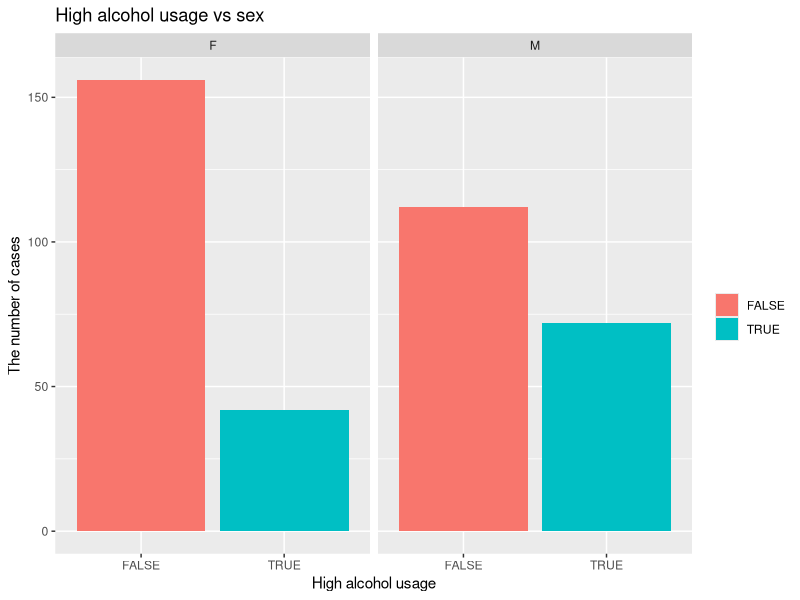
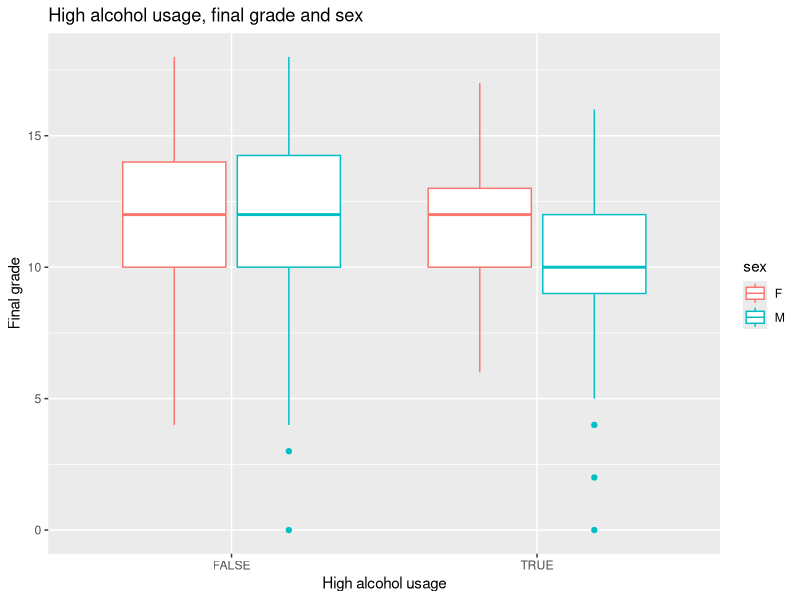
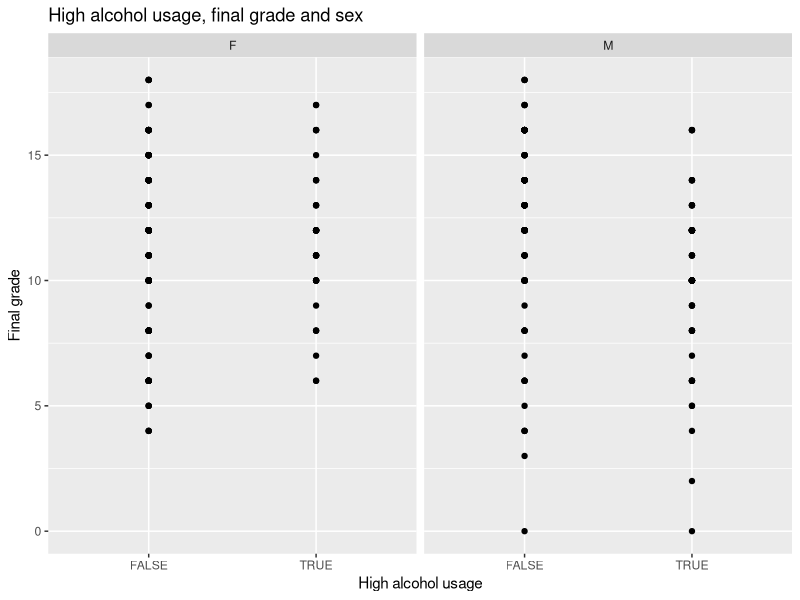
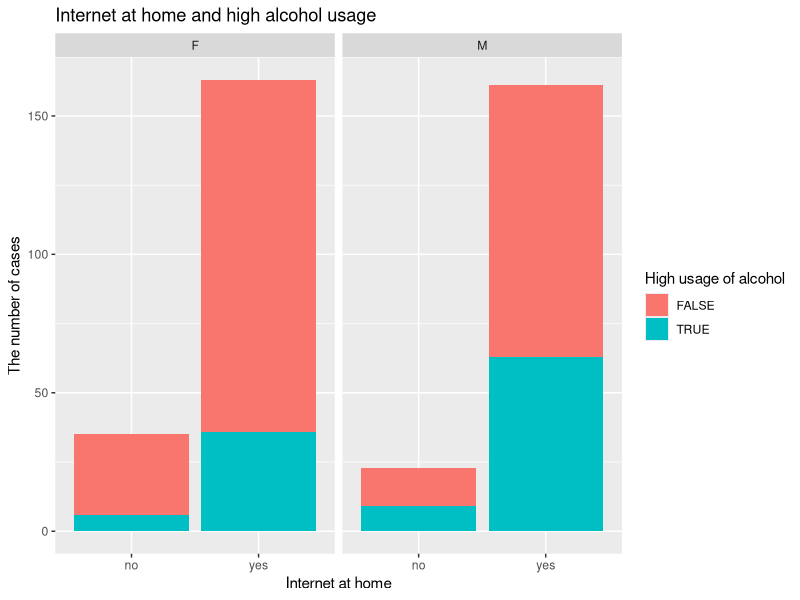
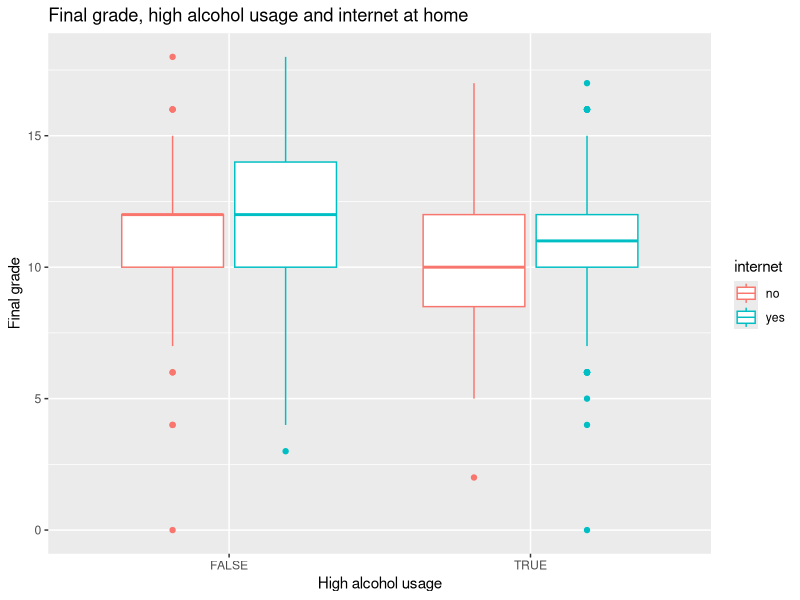
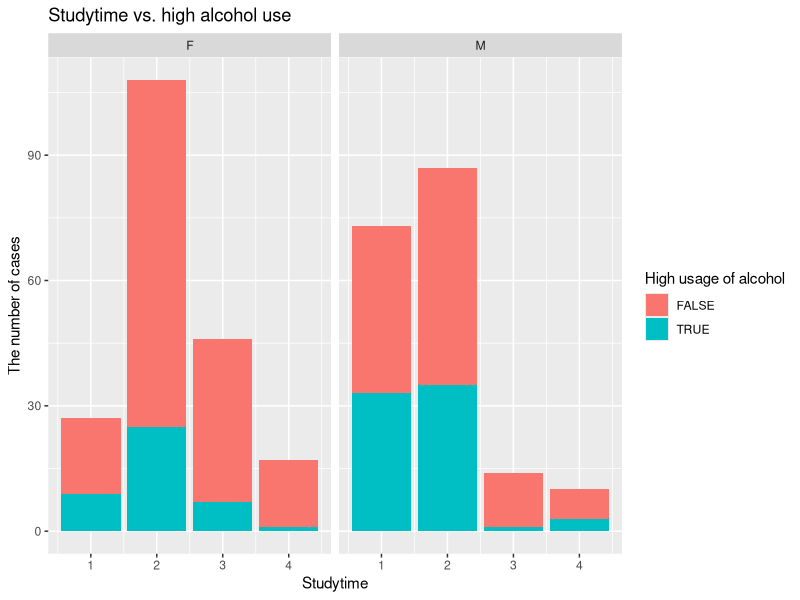

These figures' R source, in order:
## ---- chunk 1
### Install the packages which are needed
### install.packages("ggplot2")
library(ggplot2)

### install.packages("GGally")
library(GGally)
## ---- chunk 2
### Load in the dplyr library that has many usefule functions for data wrangling
library(dplyr)
## ---- chunk 3

alc <- read.table("data/alc_mod.csv", header= TRUE, sep=",")
alc_orig <- alc
## ---- chunk 4
colnames(alc)
dim(alc)
### str(alc)
## ---- chunk 5
head(alc, 0) %>% str()
## ---- chunk 6
alc1 <- alc %>% group_by(sex, high_use) %>% summarise(count = n(), mean_grade= mean(G3))
alc1
## ---- chunk 7
ggplot(alc_orig, aes(x= high_use, fill=high_use)) + geom_bar() + facet_grid(. ~ sex) + ggtitle("High alcohol usage vs sex") + ylab("The number of cases") + xlab("High alcohol usage") + guides(fill=guide_legend(title=""))
## ---- chunk 8
# initialize a plot of high_use and G3
g1 <- ggplot(alc, aes(x = high_use, y = G3, col=sex))

# define the plot as a boxplot and draw it
g1 + geom_boxplot() + ylab("Final grade") + xlab("High alcohol usage") + ggtitle("High alcohol usage, final grade and sex")
#g1 <- ggplot(alc, aes(x = high_use, y = G3, col=sex))
#g1 + geom_boxplot() + ylab("grade")
# initialise a plot of high_use and absences
#g2 <- ggplot(alc, aes(x = high_use, y = absences, col=sex)) 
#g2 <- g2 + geom_boxplot() + ylab("absences")
#g2
# define the plot as a boxplot and draw it
#g2 + ggtitle("Student absences by alcohol consumption and sex")
## ---- chunk 9
ggplot(alc_orig, aes(x= factor(high_use), y=G3)) + geom_point() + facet_grid(. ~ sex) + stat_smooth(method="lm", col="red") + ggtitle("High alcohol usage, final grade and sex") + ylab("Final grade") + xlab("High alcohol usage") 

#ggplot(alc_orig, aes(x= G3, y=factor(high_use))) + geom_point() + facet_grid(. ~ sex) + #stat_smooth(method="lm", col="red") + ggtitle("Final grade vs. high alcohol use") 




## ---- chunk 10
alc2 <- alc %>% group_by(internet, high_use) %>% summarise(count = n(), mean_grade= mean(G3))
alc2
## ---- chunk 11

## From the barplot below we can see, that internet at home doesn't affect alcohol usage
ggplot(alc_orig, aes(x= internet, fill=high_use)) + geom_bar() + facet_grid(. ~ sex) + ggtitle("Internet at home and high alcohol usage") + ylab("The number of cases") + xlab("Internet at home") + guides(fill=guide_legend(title="High usage of alcohol"))
## ---- chunk 12
# initialize a plot of high_use and G3
g1 <- ggplot(alc, aes(x = high_use, y = G3, col=internet))

# define the plot as a boxplot and draw it
g1 + geom_boxplot() + ylab("Final grade") + xlab("High alcohol usage") + ggtitle("Final grade, high alcohol usage and internet at home") + guides(fill=guide_legend(title="Internet at home"))
#g1 <- ggplot(alc, aes(x = high_use, y = G3, col=sex))
#g1 + geom_boxplot() + ylab("grade")
# initialise a plot of high_use and absences
#g2 <- ggplot(alc, aes(x = high_use, y = absences, col=sex)) 
#g2 <- g2 + geom_boxplot() + ylab("absences")
#g2
# define the plot as a boxplot and draw it
#g2 + ggtitle("Student absences by alcohol consumption and sex")
## ---- chunk 13
alc3 <- alc %>% group_by(studytime, high_use) %>% summarise(count = n(), mean_grade= mean(G3))
alc3
## ---- chunk 14
## From the barplot below we can see, that internet at home doesn't affect alcohol usage
ggplot(alc_orig, aes(x= studytime, fill=high_use)) + geom_bar() + facet_grid(. ~ sex) + ggtitle("Studytime vs. high alcohol use") + xlab("Studytime") + ylab("The number of cases") + guides(fill=guide_legend(title="High usage of alcohol"))
## ---- chunk 15

## ---- chunk 16
# find the model with glm()
m <- glm(high_use ~ sex + internet + studytime + G3, data = alc, family = "binomial")
summary(m)
## ---- chunk 17
coef(m)
## ---- chunk 18
OR <- coef(m) %>% exp
OR
CI <- confint(m)%>% exp
## ---- chunk 19
cbind(OR, CI)
## ---- chunk 20
# fit the model
m2 <- glm(high_use ~ sex+ studytime, data = alc, family = "binomial")
# predict() the probability of high_use
probabilities <- predict(m2, type = "response")
# add the predicted probabilities to 'alc'
alc <- mutate(alc, probability = probabilities)
# use the probabilities to make a prediction of high_use
alc <- mutate(alc, prediction = probability>0.5)
# tabulate the target variable versus the predictions
table(high_use = alc$high_use, prediction = alc$prediction)
dim(alc)
pratio <- (268*100/382)
pratio
#alc

# initialize a plot of 'high_use' versus 'probability' in 'alc'
#g <- ggplot(alc, aes(x = probability, y = high_use, col=prediction))

# define the geom as points and draw the plot
#g + geom_point()
# tabulate the target variable versus the predictions
table(high_use = alc$high_use, prediction = alc$prediction) %>% prop.table()%>%addmargins() 
## ---- chunk 21
knitr::opts_chunk$set(echo = TRUE)
